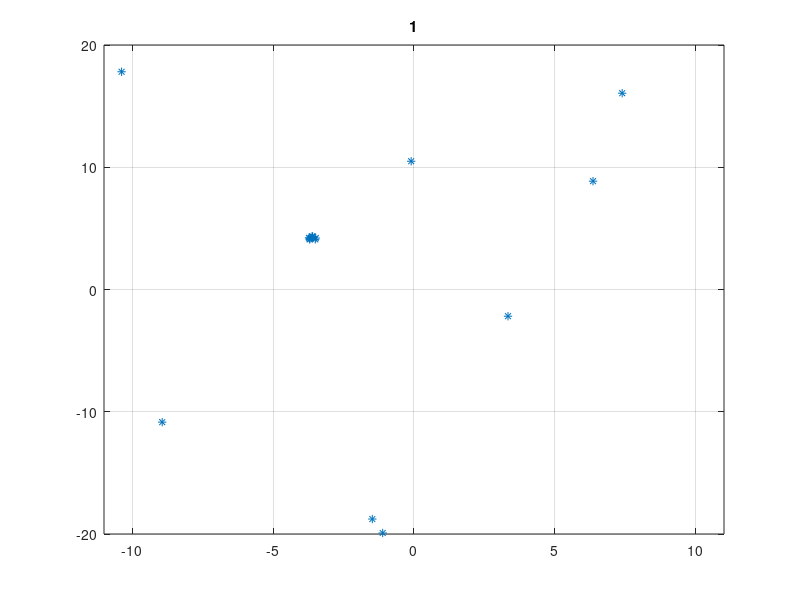

Here is the MATLAB script that generated this plot: (Note: this script raises an error after producing the figure.)
clc; clear; close all; rng(1);
lw = 1;
fsz = 12;
msz = 5;
t_vec = linspace(0, 2 * pi, 360);
LineColors = hsv(10);

%% targets location, velocity, appear time disapear time initialization
sample_time = 60;   % the total samples of tracking
T = 0.1;    % sample interval
sigma_w = [1e-6; 1e-6];
sigma_v = [0.001; 0.001];    % measurement noise variance
K_targets = 1;      % number of targets
xrange = 10;
xmin = -5;
xPosition_true0 = xrange * rand(K_targets, 1) + xmin;
vxrange = 2;
vxmin = -1;
xVelocity_true0 = vxrange * rand(K_targets, 1) + vxmin;
yrange = 16;
ymin = -8;
yPosition_true0 = yrange * rand(K_targets, 1) + ymin;
vyrange = 4;
vymin = -2;
yVelocity_true0 = vyrange * rand(K_targets, 1) + vymin;
Xori_mat = [xPosition_true0'; xVelocity_true0'; yPosition_true0'; ...
    yVelocity_true0'];

xlim_l = xmin + sample_time * min([vxmin, 0]) * T;
xlim_r = xmin + xrange + sample_time * max([vxrange + vxmin, 0]) * T;
ylim_d = ymin + sample_time * min([vymin, 0]) * T;
ylim_u = ymin + yrange + sample_time * max([vyrange + vymin, 0]) * T;

%% create targets and clutters in the scene
% state transition matrix
lambda_tar = 10;
lambda_clu = 10;
observe_cov = [0.1 0.1];
No_tol = 1;

Amat = [1, T, 0, 0; 0, 1, 0, 0; 0, 0, 1, T; 0, 0, 0, 1];
Gamat_w = [T^2 / 2, 0; T, 0; 0, T^2; 0, T];

Xtrue_kt = Xori_mat + Gamat_w * (sqrt(sigma_w) .* randn(2, 1));
ground_all = zeros(4, sample_time, K_targets);

% Scene generating
dets_all = {};
for t_time = 1 : sample_time
    ground_all(1, t_time, :) = Xtrue_kt(1, :);
    ground_all(2, t_time, :) = Xtrue_kt(2, :);
    ground_all(3, t_time, :) = Xtrue_kt(3, :);
    ground_all(4, t_time, :) = Xtrue_kt(4, :);

    dets_t = zeros(0, 2);
    for k_idx = 1 : K_targets
        pointnum_kt = poissrnd(lambda_tar);
        tar_cen = [Xtrue_kt(1, k_idx), Xtrue_kt(3, k_idx)];
        det_kt = tar_cen + observe_cov .* randn(pointnum_kt, 2);
        dets_t = [dets_t; det_kt];
    end
    clunum_t = poissrnd(lambda_clu);
    xclu_t = xlim_l + (xlim_r - xlim_l) * rand(clunum_t, 1);
    yclu_t = ylim_d + (ylim_u - ylim_d) * rand(clunum_t, 1);
    clutters_t = [xclu_t, yclu_t];
    dets_t = [dets_t; clutters_t];
    dets_all{end + 1} = dets_t;
    % figure(1); clf; plot(dets_t(:, 1), dets_t(:, 2), '*');
    % grid on; xlim([xlim_l xlim_r]); ylim([ylim_d ylim_u]);
    % pause(0.3);

    Xtrue_kt = Amat * Xtrue_kt + Gamat_w * (sqrt(sigma_w) .* randn(2, 1));
end

%% Tracking
Cov_mat = diag([1, 1]);
P_G = 1e-6;
L_ite = 5;
CharaTar_set = [];
for t_time = 1 : sample_time
    dets_t = dets_all{t_time};
    det_dist = pdist(dets_t);
    det_link = linkage(det_dist, 'average');
    cluind_t = cluster(det_link, 'cutoff', 0.5, 'criterion', 'distance');

    ChaMeas_t = [];
    h_fig2 = figure(2); clf; plot(dets_t(:, 1), dets_t(:, 2), '*');
    grid on; hold on; xlim([xlim_l xlim_r]); ylim([ylim_d ylim_u]);
    title(num2str(t_time));
    for c_idx = 1 : max(cluind_t)
        dets_c = dets_t(cluind_t == c_idx, :);
        num_points = size(dets_c, 1);
        ChaMea_mt = CharaMea(dets_c, ones(num_points, 1));
        ChaMeas_t = [ChaMeas_t; ChaMea_mt];
        if num_points == 1
            mea_clun = dets_c;
        else
            mea_clun = mean(dets_c);
        end
        size_x = max(dets_c(:, 1)) - min(dets_c(:, 1)) + 0.4;
        size_y = max(dets_c(:, 2)) - min(dets_c(:, 2)) + 0.4;
        ellipse_pos = mea_clun' + [size_x / 2 * sin(t_vec); size_y / 2 * ...
            cos(t_vec)];
        figure(h_fig2); plot(ellipse_pos(1, :), ellipse_pos(2, :), ...
            'r-', 'LineWidth', lw);
    end

    M_mea = size(ChaMeas_t, 1);
    K_tar = size(CharaTar_set, 1);
    Promat_a = zeros(K_tar, M_mea + 1);
    Promat_b = zeros(K_tar + 1, M_mea);
    if (M_mea == 0) && (K_tar == 0)
        continue;
    elseif (M_mea > 0) && (K_tar == 0)
        for m_idx = 1 : M_mea
            CharaTar_k = CharaTarget(ChaMeas_t(m_idx), No_tol);
            No_tol = No_tol + 1;
            CharaTar_set = [CharaTar_set; CharaTar_k];
        end
        K_tar = length(CharaTar_set);
    elseif (M_mea == 0) && (K_tar > 0)
    elseif (M_mea > 0) && (K_tar > 0)
        for k_idx = 1 : K_tar
            CharaTar_set(k_idx) = CharaTar_set(k_idx).predict();
        end
        beta_mat = charaset_associate(CharaTar_set, ChaMeas_t, Cov_mat);
        beta_mat(beta_mat < P_G) = 0;
        udet_vec = P_G * ones(K_tar, 1);
        beta_mat = [beta_mat, udet_vec];

        % SPA algorithm iterate
        % xi_mat = [ones(K_tar, M_mea); 0.01 * ones(1, M_mea)];
        % phimat_itel = beta_mat(:, 1 : M_mea) ./ (beta_mat(:, 1 + M_mea) + eps);
        % vmat_itel = zeros(K_tar, M_mea);
        % for l_iter = 1 : L_ite
        %     vmat_itel = xi_mat(1 : K_tar, :) ./ (xi_mat(K_tar + 1, :) + ...
        %         sum(phimat_itel .* xi_mat(1 : K_tar, :), 1) - ...
        %         phimat_itel .* xi_mat(1 : K_tar, :));
        %     phimat_itel = beta_mat(:, 1 : M_mea) ./ (beta_mat(:, M_mea + 1) +...
        %         sum(beta_mat(:, 1 : M_mea) .* vmat_itel, 2) - beta_mat(:, ...
        %         1 : M_mea) .* vmat_itel);
        % end
        % % obtain the association probability
        % Promat_a(:, 1 : M_mea) = beta_mat(:, 1 : M_mea) .* vmat_itel ./ ...
        %     (beta_mat(:, M_mea + 1) + sum(beta_mat(:, 1 : M_mea)...
        %     .* vmat_itel, 2));
        % Promat_a(:, M_mea + 1) = beta_mat(:, M_mea + 1) ./ ...
        %     (beta_mat(:, M_mea + 1) + sum(beta_mat(:, 1 : M_mea)...
        %     .* vmat_itel, 2));
        % [~, Pidx_max] = max(Promat_a, [], 2);

        [~, Pidx_max] = max(beta_mat, [], 2);
        cost_beta = 1 - beta_mat(:, 1 : end - 1);
        assign_mat = Hunmatch_xmh(cost_beta);
        for a_idx = 1 : size(assign_mat, 1)
            if (Pidx_max(assign_mat(a_idx, 1)) == M_mea + 1)
                assign_mat(a_idx, 2) = M_mea + 1;
            end
        end
        assign_mat(assign_mat(:, 2) == M_mea + 1, :) = [];
        K_ass = assign_mat(:, 1);
        M_ass = assign_mat(:, 2);
        for km_idx = 1 : length(K_ass)
            k_ass = K_ass(km_idx);
            m_ass = M_ass(km_idx);
            if ismember(k_ass, K_ass(1 : km_idx - 1)), continue; end
            CharaTar_set(k_ass) = CharaTar_set(k_ass).update(ChaMeas_t(m_ass));
        end

        % create new targets by measurements
        for m_idx = 1 : M_mea
            if ismember(m_idx, M_ass), continue; end
            TarObj_n = CharaTarget(ChaMeas_t(m_idx), No_tol);
            No_tol = No_tol + 1;
            CharaTar_set = [CharaTar_set; TarObj_n];
        end

        % banish the undetected targets
        K_ban = [];
        for k_idx = 1 : K_tar
            % if ismember(k_idx, K_ass), continue; end
            if CharaTar_set(k_idx).P_s <= 0
                K_ban(end + 1) = k_idx;
            end
        end
        CharaTar_set(K_ban) = [];
        K_tar = length(CharaTar_set);
        K_show = [];
        for k_idx = 1 : K_tar
            if CharaTar_set(k_idx).P_s >= 0.5
                K_show(end + 1) = k_idx;
            end
        end

        for ks_idx = K_show
            figure(h_fig2); plot(CharaTar_set(ks_idx).his_peak(:, 1),...
                CharaTar_set(ks_idx).his_peak(:, 2), 'LineWidth', 1, 'Color',...
                LineColors(mod(CharaTar_set(ks_idx).ID_tar, 10) + 1, :));
        end
    end
    % pause(1);
    if t_time == 39
        1;
    end
end
